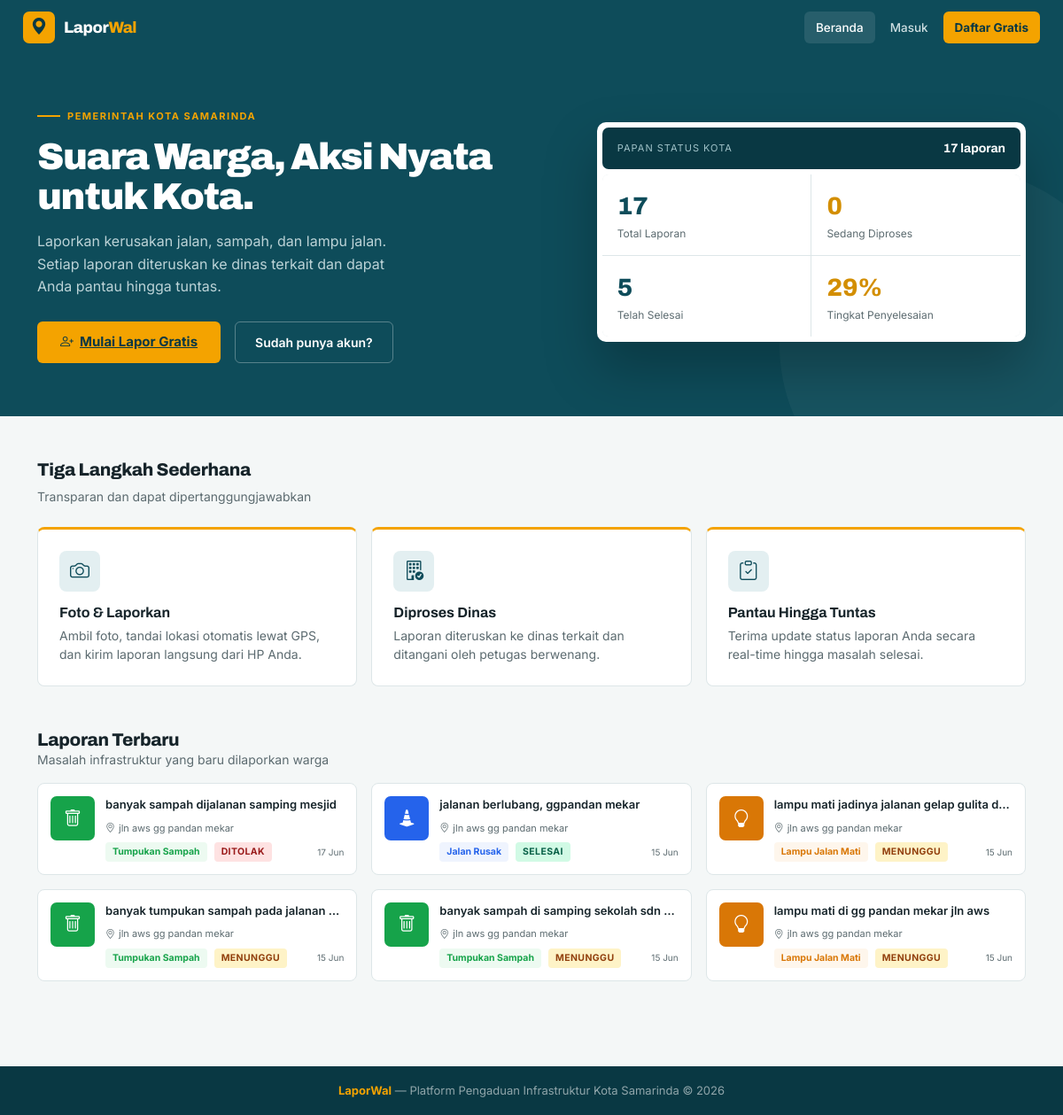
The page / on the database its author committed.
### laporan/models.py (models this page shows, shortened)
class Laporan(models.Model):
    KATEGORI_CHOICES = [
        ('jalan', 'Jalan Rusak'),
        ('sampah', 'Tumpukan Sampah'),
        ('lampu', 'Lampu Jalan Mati'),
        ('lainnya', 'Lainnya'),
    ]
    STATUS_CHOICES = [
        ('pending', 'Menunggu'),
        ('diproses', 'Diproses'),
        ('selesai', 'Selesai'),
        ('ditolak', 'Ditolak'),
    ]
    PRIORITAS_CHOICES = [
        ('rendah', 'Rendah'),
        ('sedang', 'Sedang'),
        ('tinggi', 'Tinggi'),
        ('darurat', 'Darurat'),
    ]
    nomor_laporan = models.CharField(max_length=20, unique=True, blank=True)
    pelapor = models.ForeignKey(
        settings.AUTH_USER_MODEL,
        on_delete=models.CASCADE,
        related_name='laporan_set',
        verbose_name="Pelapor"
    )
    foto = models.ImageField(upload_to=report_upload_path, verbose_name="Foto Laporan")
    deskripsi = models.TextField(verbose_name="Deskripsi Laporan")
    alamat = models.CharField(max_length=255, verbose_name="Alamat / Lokasi")
    latitude = models.DecimalField(max_digits=9, decimal_places=6, null=True, blank=True)
    longitude = models.DecimalField(max_digits=9, decimal_places=6, null=True, blank=True)
    kategori = models.CharField(max_length=20, choices=KATEGORI_CHOICES, default='lainnya')
    status = models.CharField(max_length=20, choices=STATUS_CHOICES, default='pending')
    prioritas = models.CharField(max_length=20, choices=PRIORITAS_CHOICES, default='sedang')
    ai_kategori = models.CharField(max_length=20, blank=True, null=True, verbose_name="Kategori AI")
    ai_confidence = models.IntegerField(default=0, verbose_name="Confidence AI (%)")
    catatan_admin = models.TextField(blank=True, verbose_name="Catatan Admin")
    dibuat_pada = models.DateTimeField(auto_now_add=True, verbose_name="Tanggal Lapor")
    diperbarui_pada = models.DateTimeField(auto_now=True, verbose_name="Terakhir Diperbarui")
    diselesaikan_pada = models.DateTimeField(null=True, blank=True, verbose_name="Tanggal Selesai")
    class Meta:
        verbose_name = "Laporan"
        verbose_name_plural = "Laporan"
        ordering = ['-dibuat_pada']
    def get_kategori_icon(self):
        icon_map = {
            'jalan': 'bi-cone-striped',
            'sampah': 'bi-trash',
            'lampu': 'bi-lightbulb',
            'lainnya': 'bi-three-dots',
        }
        return icon_map.get(self.kategori, 'bi-three-dots')
    def get_kategori_warna(self):
        warna_map = {
            'jalan': '#2563EB', 'sampah': '#16A34A',
            'lampu': '#D97706', 'lainnya': '#64748B',
        }
        return warna_map.get(self.kategori, '#64748B')

### laporan/views.py (the view)
# urls.py: path('', views.beranda, name='beranda'),
def beranda(request):
    stats = {
        'total': Laporan.objects.count(),
        'diproses': Laporan.objects.filter(status='diproses').count(),
        'selesai': Laporan.objects.filter(status='selesai').count(),
        'pending': Laporan.objects.filter(status='pending').count(),
    }
    if stats['total'] > 0:
        stats['persen_selesai'] = round(stats['selesai'] / stats['total'] * 100)
    else:
        stats['persen_selesai'] = 0
    laporan_terbaru = Laporan.objects.select_related('pelapor').order_by('-dibuat_pada')[:6]
    return render(request, 'laporan/beranda.html', {
        'stats': stats,
        'laporan_terbaru': laporan_terbaru,
    })

### templates/laporan/beranda.html (shortened to what this page needs)
{% extends 'base.html' %}
{% block content %}
<section class="hero">
  <div class="container">
    <div class="hero-grid">
      <div>
        <div class="eyebrow">Pemerintah Kota Samarinda</div>
        <h1>Suara Warga, Aksi Nyata untuk Kota.</h1>
        <p>Laporkan kerusakan jalan, sampah, dan lampu jalan. Setiap laporan diteruskan ke dinas terkait dan dapat Anda pantau hingga tuntas.</p>
        <div class="d-flex gap-3 flex-wrap">
          {% if user.is_authenticated %}
            <a href="{% url 'buat_laporan' %}" class="btn-green" style="padding:12px 26px;font-size:15px"><i class="bi bi-plus-circle"></i>Buat Laporan Sekarang</a>
            <a href="{% url 'dashboard_user' %}" class="btn-ghost">Lihat Dashboard</a>
          {% else %}
            <a href="{% url 'register' %}" class="btn-green" style="padding:12px 26px;font-size:15px"><i class="bi bi-person-plus"></i>Mulai Lapor Gratis</a>
            <a href="{% url 'login' %}" class="btn-ghost">Sudah punya akun?</a>
          {% endif %}
        </div>
      </div>
      <div class="board">
        <div class="board-top"><div class="l">Papan Status Kota</div><div class="d">{{ stats.total }} laporan</div></div>
        <div class="board-grid">
          <div class="bcell"><div class="n">{{ stats.total }}</div><div class="t">Total Laporan</div></div>
          <div class="bcell"><div class="n a">{{ stats.diproses }}</div><div class="t">Sedang Diproses</div></div>
          <div class="bcell"><div class="n">{{ stats.selesai }}</div><div class="t">Telah Selesai</div></div>
          <div class="bcell"><div class="n a">{{ stats.persen_selesai }}%</div><div class="t">Tingkat Penyelesaian</div></div>
        </div>
      </div>
    </div>
  </div>
</section>
<section class="py-5">
  <div class="container">
    <div class="mb-4">
      <h2 class="section-title">Tiga Langkah Sederhana</h2>
      <p class="section-sub">Transparan dan dapat dipertanggungjawabkan</p>
    </div>
    <div class="row g-3">
      <div class="col-md-4">
        <div class="feature-card"><div class="feature-icon"><i class="bi bi-camera"></i></div><h3 style="font-family:var(--display);font-weight:700;font-size:16px;margin-bottom:6px">Foto &amp; Laporkan</h3><p class="section-sub mb-0" style="line-height:1.55">Ambil foto, tandai lokasi otomatis lewat GPS, dan kirim laporan langsung dari HP Anda.</p></div>
      </div>
      <div class="col-md-4">
        <div class="feature-card"><div class="feature-icon"><i class="bi bi-building-check"></i></div><h3 style="font-family:var(--display);font-weight:700;font-size:16px;margin-bottom:6px">Diproses Dinas</h3><p class="section-sub mb-0" style="line-height:1.55">Laporan diteruskan ke dinas terkait dan ditangani oleh petugas berwenang.</p></div>
      </div>
      <div class="col-md-4">
        <div class="feature-card"><div class="feature-icon"><i class="bi bi-clipboard-check"></i></div><h3 style="font-family:var(--display);font-weight:700;font-size:16px;margin-bottom:6px">Pantau Hingga Tuntas</h3><p class="section-sub mb-0" style="line-height:1.55">Terima update status laporan Anda secara real-time hingga masalah selesai.</p></div>
      </div>
    </div>
  </div>
</section>
<section class="pb-5">
  <div class="container">
    <div class="d-flex align-items-center justify-content-between mb-3">
      <div>
        <h2 class="section-title mb-0">Laporan Terbaru</h2>
        <p class="section-sub mb-0">Masalah infrastruktur yang baru dilaporkan warga</p>
      </div>
    </div>
    <div class="row g-3">
      {% for lap in laporan_terbaru %}
      <div class="col-md-6 col-lg-4">
        <div class="report-card">
          <div class="rthumb" style="background:{{ lap.get_kategori_warna }}"><i class="bi {{ lap.get_kategori_icon }}"></i></div>
          <div style="flex:1;min-width:0">
            <p class="mb-2" style="font-size:13px;font-weight:600;white-space:nowrap;overflow:hidden;text-overflow:ellipsis">{{ lap.deskripsi }}</p>
            <p class="section-sub mb-2" style="font-size:11px"><i class="bi bi-geo-alt me-1"></i>{{ lap.alamat|truncatechars:50 }}</p>
            <div class="d-flex align-items-center gap-2">
              <span class="badge-{{ lap.kategori }}">{{ lap.get_kategori_display }}</span>
              <span class="badge-{{ lap.status }}">{{ lap.get_status_display }}</span>
              <span class="section-sub ms-auto" style="font-size:10px">{{ lap.dibuat_pada|date:"d M" }}</span>
            </div>
          </div>
        </div>
      </div>
      {% empty %}
      <div class="col-12 text-center py-5 section-sub">
        <i class="bi bi-inbox fs-1 d-block mb-2 text-green"></i>
        Belum ada laporan. <a href="{% url 'buat_laporan' %}" class="text-green">Jadilah yang pertama melapor!</a>
      </div>
      {% endfor %}
    </div>
  </div>
</section>
{% endblock %}

### rows shown on the page
Laporan: deskripsi "banyak sampah dijalanan samping mesjid", alamat "jln aws gg pandan mekar", kategori "Tumpukan Sampah", status "DITOLAK", dibuat_pada "17 Jun"
Laporan: deskripsi "jalanan berlubang, ggpandan mekar", alamat "jln aws gg pandan mekar", kategori "Jalan Rusak", status "SELESAI", dibuat_pada "15 Jun"
Laporan: deskripsi "lampu mati jadinya jalanan gelap gulita d…", alamat "jln aws gg pandan mekar", kategori "Lampu Jalan Mati", status "MENUNGGU", dibuat_pada "15 Jun"
Laporan: deskripsi "banyak tumpukan sampah pada jalanan…", alamat "jln aws gg pandan mekar", kategori "Tumpukan Sampah", status "MENUNGGU", dibuat_pada "15 Jun"
Laporan: deskripsi "banyak sampah di samping sekolah sdn…", alamat "jln aws gg pandan mekar", kategori "Tumpukan Sampah", status "MENUNGGU", dibuat_pada "15 Jun"
Laporan: deskripsi "lampu mati di gg pandan mekar jln aws", alamat "jln aws gg pandan mekar", kategori "Lampu Jalan Mati", status "MENUNGGU", dibuat_pada "15 Jun"

### other values the page prints
{{ stats.total }} "17"
{{ stats.diproses }} "0"
{{ stats.selesai }} "5"
{{ stats.persen_selesai }} "29"
